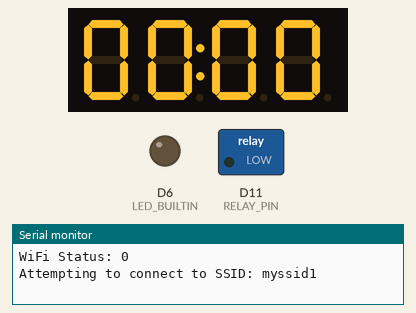
A sketch run on a simulated Arduino MKR. Parts: 4-digit seven-segment display, switched loads named in the sketch (green lamp = pin HIGH), output pins drawn as LEDs (lit = HIGH), the last lines printed to the serial monitor. WiFi joins after 1.5 s; servers stay silent unless stated; the local clock reads 2024-03-15 10:24:30 at power-on unless the sketch sets it.

Above: at 3.1 s.
At 14.6 s:
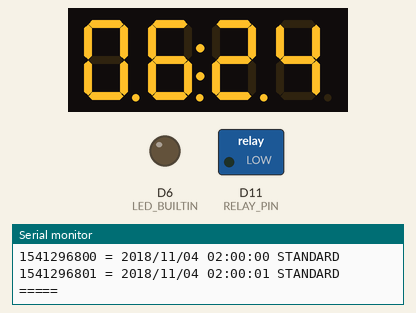
At 42.6 s:
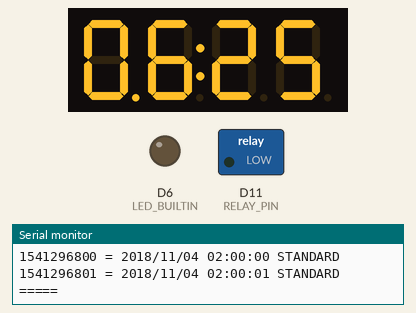
At 71.7 s:
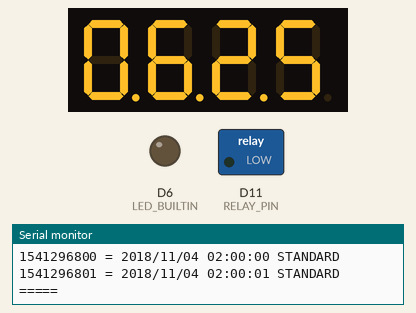
At 99.8 s:
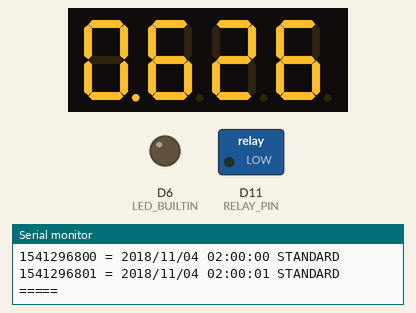
At 128.9 s:
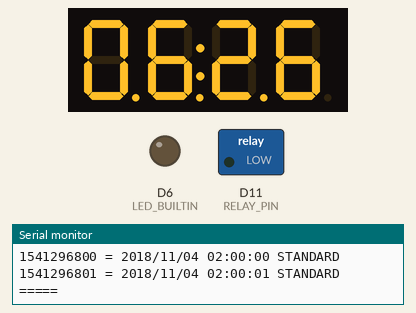

Measured:
- what the display in image 0 shows lasts 11.5 s, from 3.0 s to 14.5 s
- what the display in image 1 shows lasts 1.0 s, from 14.5 s to 15.5 s

The sketch:

time_clock_final.ino
```cpp
/*
   Adafruit Feather M0 WiFi - ATSAMD21 + ATWINC1500
   https://www.adafruit.com/product/3010

   Adafruit 4-Digit 7-Segment LED Matrix Display FeatherWing
   https://www.adafruit.com/product/3088

   DS3231 Precision RTC FeatherWing - RTC Add-on For Feather Boards
   https://www.adafruit.com/product/3028
   https://www.adafruit.com/product/2830

    Adafruit Power Relay FeatherWing
    https://www.adafruit.com/product/3191
*/

#define DEBUG true

#include "relay_management.h"
#include "wifi_management.h"
#include "display_management.h"
#include "rtc_management.h"

void setup() {
  // Initialize the serial debug monitor
  Serial.begin(115200);
  delay(3000);

  // Initialize the 7-segment LED display
  begin_led7();

  // Initialize the relay
  begin_relay();

  // Initialize WiFi
  begin_wifi();

  // Initialize RTC
  begin_rtc();
  update_rtc();
#ifdef DEBUG
  test_dst();
#endif
}

// Horn schedule (24hour, minute)
#define PULSE_LENGTH 2
const unsigned int pulse[][2] = {
  {  8,  0 },   //  8:00 am
  { 12,  0 },   // 12:00 pm
  { 12, 30 },   // 12:30 pm
  { 16, 30 }    // 04:30 pm
};

bool colon = false;

void loop() {
  DateTime now = rtc.now();
  int i;

  // Update the LED display
  // The first decimal is the WiFi connection status, the rest are 15, 30 and 45 second intervals
  led7.writeDigitNum(0, now.hour() < 10 ? 0 : int(now.hour() / 10), WiFi.status() == WL_CONNECTED);
  led7.writeDigitNum(1, now.hour() % 10, now.second() < 15 ? false : true);
  led7.writeDigitNum(3, now.minute() < 10 ? 0 : int(now.minute() / 10), now.second() < 30 ? false : true);
  led7.writeDigitNum(4, now.minute() % 10, now.second() < 45 ? false : true);
  led7.drawColon(colon = !colon);
  led7.writeDisplay();

  // Update the horn relay
  for (i = 0 ; i < (sizeof(pulse) / (2 * sizeof(unsigned int))) ; i++) {
    if (now.hour() == pulse[i][0] && now.minute() == pulse[i][1]) {
      if (now.second() == 0 && getRelay() == LOW) {
        setRelay(HIGH);
        showDate("Horn on", now);
      }
      if (now.second() == PULSE_LENGTH && getRelay() == HIGH) {
        setRelay(LOW);
        showDate("Horn off", now);
      }
      break;
    }
  }

  // Adust the RTC daily at 02:00:00
  if (now.hour() == 2 && now.minute() == 0 && now.second() == 30) {
  //if (now.minute() % 5 == 0 && now.second() == 30) {
    update_rtc();
  }
  delay(1000);
}
```

display_management.h
```cpp
/*
 * Adafruit 4-Digit 7-Segment LED Matrix Display FeatherWing
 * https://www.adafruit.com/product/3088
 */
#include <Wire.h>
#include <Adafruit_GFX.h>
#include "Adafruit_LEDBackpack.h"

Adafruit_7segment led7 = Adafruit_7segment();

void begin_led7() {
  led7.begin(0x70);
  for (int i = 0 ; i < 5 ; i++) {
    led7.writeDigitNum(i, 0);
  }
  led7.writeDisplay();
}
```

relay_management.h
```cpp
#define RELAY_PIN 11

void begin_relay() {
  pinMode(LED_BUILTIN, OUTPUT);
  pinMode(RELAY_PIN, OUTPUT);
}

void setRelay(int state) {
  digitalWrite(LED_BUILTIN, state);   // turn the LED on (HIGH is the voltage level)
  digitalWrite(RELAY_PIN, state);
}

int getRelay() {
  return digitalRead(RELAY_PIN);
}
```

rtc_management.h
```cpp
/*
 * Manage RTC Daylight Saving Time
 *
 * DS3231 Precision RTC FeatherWing - RTC Add-on For Feather Boards
 * https://www.adafruit.com/product/3028
 */
#include <SPI.h>
#include <RTClib.h>   // https://github.com/adafruit/RTClib

RTC_DS3231 rtc = RTC_DS3231();

#define TIME_ZONE -5  // America/New York

void begin_rtc() {
  rtc.begin();
}

/*
 * For debugging.
 */
void showDate(const char* txt, const DateTime& dt) {
  char buf[128];
  sprintf(buf, "%d = %04d/%02d/%02d %02d:%02d:%02d %s", dt.unixtime(), dt.year(), dt.month(), dt.day(), dt.hour(), dt.minute(), dt.second(), txt);
  Serial.println(buf);
}

void showTimeSpan(const char* txt, const TimeSpan& ts) {
  char buf[128];
  sprintf(buf, "%d days %d hours %d minutes %d seconds %d total seconds %s", ts.days(), ts.hours(), ts.minutes(), ts.seconds(), ts.totalseconds(), txt);
  Serial.println(buf);
}

/*
 * Determine whether or not it is daylight saving time for a given time zone given a
 * NTS timestamp from WiFi101.
 *
 * For the sake of sanity convert GMT to EST (or wuteveh), then figure out DST from
 * there. We don't need to worry about the year difference around 12/31 and 1/1 because
 * both months are in EST by definition.
 *
 * Personal option ... daylight saving time was one of the dumbest ideas ever.
 *
 * References:
 *
 * https://github.com/adafruit/RTClib/blob/master/examples/datecalc/datecalc.ino
 * https://github.com/adafruit/RTClib/blob/master/RTClib.h
 *
 * Starting in 2007, DST begins in the United States on the second Sunday in March,
 * when people move their clocks forward an hour at 2 a.m. local standard time
 * (so at 2 a.m. on that day, the clocks will then read 3 a.m. local daylight time).
 * Daylight saving time ends on the first Sunday in November, when clocks are moved
 * back an hour at 2 a.m. local daylight time (so they will then read 1 a.m. local
 * standard time).
 *
 * Last year, DST began on March 12 and ended on Nov. 5. And this year, DST began
 * on March 11 and ends on Nov. 4, 2018. You will then move your clock forward an
 * hour on March 10, 2019, and the cycle will begin again.
 *
 * If the 1st is Saturday, the first weekday is on DATE(<year>, <month>, 3)
 * If the 1st is Sunday, the first weekday is on DATE(<year>, <month>, 2)
 * Otherwise the 1st is a weekday, so just use DATE(<year>, <month>, 1)
 *
 * In the U.S., clocks change at 2:00 a.m. local time.
 * In spring, clocks spring forward from 1:59 a.m. to 3:00 a.m.
 * In fall, clocks fall back from 1:59 a.m. to 1:00 a.m.
 */
bool isDST(unsigned long gmt_epoch) {
  DateTime gmt (gmt_epoch);
  DateTime std (gmt + TimeSpan(0, TIME_ZONE, 0, 0));
  int day_offset;
  bool ret;
  while (true) {
    if (std.month() < 3 || std.month() > 11) {          // Clearly standard time
      ret = false;
      break;
    } else if (std.month() > 3 && std.month() < 11) {   // Clearly daylight saving time
      ret = true;
      break;
    } else if (std.month() == 3) {                      // March
      DateTime buf (std.year(), 3, 1, 1, 59, 59);       // Find the second Sunday
      buf = buf + TimeSpan(14 - buf.dayOfTheWeek(), 0, 0, 0);
      ret = (std.unixtime() > buf.unixtime()) ? true : false;
      break;
    } else {                                            // November
      DateTime buf (std.year(), 11, 1, 0, 59, 59);      // Find the first Sunday
      buf = buf + TimeSpan(7 - buf.dayOfTheWeek(), 0, 0, 0);
      ret = (std.unixtime() > buf.unixtime()) ? false : true;
      break;
    }
  }
  return ret;
}

/*
 *  Update the RTC considering daylight savings.
 *
 *  Typically you'd call this function from loop() daily at 2am. If you're bold you
 *  really only have to call it in the first week or two of March and November. The
 *  RTC should do the rest.
 */
void update_rtc() {
  unsigned long epoch = 0;

  if (WiFi.status() != WL_CONNECTED) {
    WiFi.end();
    delay(1000);
    begin_wifi();
  }
  if (WiFi.status() == WL_CONNECTED) {
    epoch = WiFi.getTime();
  }
  if (epoch) {
    DateTime gmt (epoch);
    DateTime local (gmt + TimeSpan(0, isDST(epoch) ? (TIME_ZONE + 1) : TIME_ZONE, 0, 0));
    rtc.adjust(local.unixtime());
    showDate("Sync", local);
  }
}

/*
 * As always, trust but verify.
 */
void test_dst() {
  DateTime buf3 (2018, 3, 11, 1, 59, 59);
  showDate(isDST(buf3.unixtime() + 5 * 60 * 60) ? "DAYLIGHT" : "STANDARD", buf3);
  buf3 = buf3 + TimeSpan(0, 0, 0, 1);
  showDate(isDST(buf3.unixtime() + 5 * 60 * 60) ? "DAYLIGHT" : "STANDARD", buf3);
  buf3 = buf3 + TimeSpan(0, 0, 0, 1);
  showDate(isDST(buf3.unixtime() + 5 * 60 * 60) ? "DAYLIGHT" : "STANDARD", buf3);
  Serial.println("-----");

  DateTime buf11 (2018, 11, 4, 1, 59, 59);
  showDate(isDST(buf11.unixtime() + 4 * 60 * 60) ? "DAYLIGHT" : "STANDARD", buf11);
  buf11 = buf11 + TimeSpan(0, 0, 0, 1);
  showDate(isDST(buf11.unixtime() + 4 * 60 * 60) ? "DAYLIGHT" : "STANDARD", buf11);
  buf11 = buf11 + TimeSpan(0, 0, 0, 1);
  showDate(isDST(buf11.unixtime() + 4 * 60 * 60) ? "DAYLIGHT" : "STANDARD", buf11);
  Serial.println("=====");
}
```

wifi_management.h
```cpp
/*
 * Adafruit Feather M0 WiFi - ATSAMD21 + ATWINC1500
 * https://www.adafruit.com/product/3010
 */
#include <WiFi101.h>

#define WINC_CS   8
#define WINC_IRQ  7
#define WINC_RST  4
#define WINC_EN   2

char *access_points[][2] = {
  {"myssid1", "mypassword1"},
  {"myssid2", "mypassword2"}
};

/*
 * Connect or reconnect to an access point
 */
void begin_wifi() {
  int i = -1;
  int status = WL_IDLE_STATUS;

  WiFi.setPins(WINC_CS, WINC_IRQ, WINC_RST, WINC_EN);
#ifdef DEBUG
  Serial.print("WiFi Status: ");
  Serial.println(status);
#endif
  if (WiFi.status() == WL_NO_SHIELD) {
#ifdef DEBUG
    Serial.println("WiFi shield not present");
#endif
  } else {
    while ( status != WL_CONNECTED) {
      ++i = i >= sizeof(access_points) / (2 * sizeof(char*)) ? 0 : i;
#ifdef DEBUG
      Serial.print("Attempting to connect to SSID: ");
      Serial.println(access_points[i][0]);
#endif
      status = WiFi.begin(access_points[i][0], access_points[i][1]);
      delay(10000);
    }

#ifdef DEBUG
    Serial.print("WiFi Status: ");
    Serial.println(status);
    byte mac[6];
    WiFi.macAddress(mac);
    Serial.print("MAC: ");
    Serial.print(mac[5], HEX);
    Serial.print(":");
    Serial.print(mac[4], HEX);
    Serial.print(":");
    Serial.print(mac[3], HEX);
    Serial.print(":");
    Serial.print(mac[2], HEX);
    Serial.print(":");
    Serial.print(mac[1], HEX);
    Serial.print(":");
    Serial.println(mac[0], HEX);
    IPAddress ip = WiFi.localIP();
    Serial.print("IP:  ");
    Serial.println(ip);
#endif
  }
}
```
